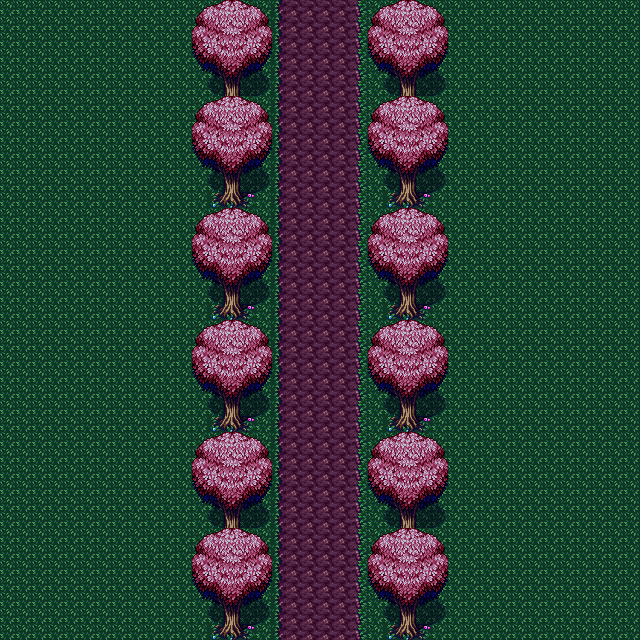

Below is a game level as drawn by its tile map, then a one-line description and the .tmx that defines it (tile-layer data replaced by summaries):
An orthogonal 40x40 tile map with 16x16 px tiles, 2 tile layers (Tile Layer 1, Trees).

<map version="1.9" tiledversion="1.9.2" orientation="orthogonal" renderorder="right-down" width="40" height="40" tilewidth="16" tileheight="16" infinite="0" nextlayerid="4" nextobjectid="1">
 <tileset firstgid="1" source="forest.tsx" />
 <layer id="1" name="Tile Layer 1" width="40" height="40">
  <data>[1600 cells, 1600 non-empty, 1 distinct tile ids]</data>
 </layer>
 <layer id="3" name="Trees" width="40" height="40">
  <data>[1600 cells, 640 non-empty, 38 distinct tile ids]</data>
 </layer>
</map>
